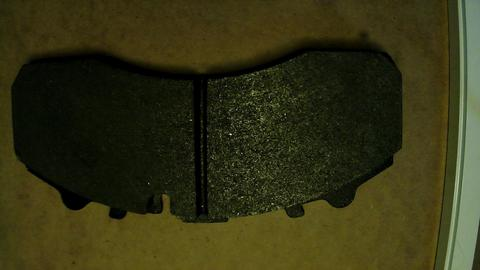
#> input picture project_balata_deformation_detection/dataset/26015/18.jpg, 480 x 270 px
$ python balata.py   (Python 2 division)
#> lines starting #> are read from the running program, lines starting #| are printed output that depends on the picture; after the words box and inside, x2 and y2 are one past the last pixel; in counts of white or black regions, pixels touching at a corner belong together
import cv2
import imutils
from scipy.spatial import distance as dist
from imutils import perspective
import numpy as np
from pylsd import lsd

def read_image(img_name):
#> called with img_name = 'dataset/26015/18.jpg'
    img = cv2.imread(img_name,1)
#> img is the input picture: shape (270, 480, 3); mean B, G, R 20.1, 50.2, 51.5
    if img is None:
        print ("file: '{}' could not read".format(img_name))
        return -1
    else:
        return img
def four_point_transform(image,pts):

    rect = perspective.order_points(pts)
    (tl,tr,br,bl) = rect

    # compute the width of the new image, which will be the
    # maximum distance between bottom-right and bottom-left
    # x-coordiates or the top-right and top-left x-coordinates
    widthA = np.sqrt(((br[0] - bl[0]) ** 2) + ((br[1] - bl[1]) ** 2))
    widthB = np.sqrt(((tr[0] - tl[0]) ** 2) + ((tr[1] - tl[1]) ** 2))
    maxWidth = max(int(widthA), int(widthB))

    # compute the height of the new image, which will be the
    # maximum distance between the top-right and bottom-right
    # y-coordinates or the top-left and bottom-left y-coordinates
    heightA = np.sqrt(((tr[0] - br[0]) ** 2) + ((tr[1] - br[1]) ** 2))
    heightB = np.sqrt(((tl[0] - bl[0]) ** 2) + ((tl[1] - bl[1]) ** 2))
    maxHeight = max(int(heightA), int(heightB))

    # in the top-left, top-right, bottom-right, and bottom-left
    # order
    dst = np.array([
    	[0, 0],
    	[maxWidth - 1, 0],
    	[maxWidth - 1, maxHeight - 1],
    	[0, maxHeight - 1]], dtype = "float32")

    # compute the perspective transform matrix
    M = cv2.getPerspectiveTransform(rect, dst)

    warped = cv2.warpPerspective(image, M, (maxWidth, maxHeight))

    # return the warped image
    return warped,M

if __name__ =='__main__':

    src = read_image("dataset/26015/18.jpg")
    img = cv2.cvtColor(src,cv2.COLOR_BGR2GRAY)
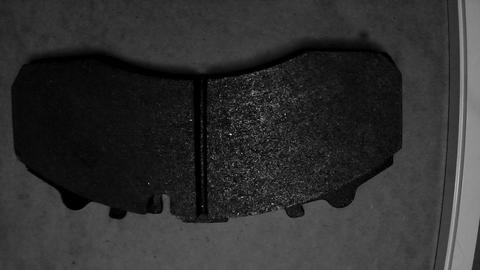
#> img: shape (270, 480); min 0, max 239, mean 47.1

    img = cv2.GaussianBlur(img, (5, 5), 0)

    edged = imutils.auto_canny(img)
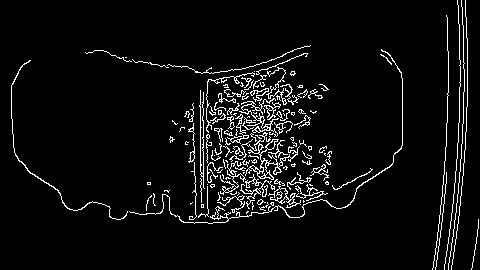
#> edged: shape (270, 480); 5.5% white in thin lines or dots
    edged = cv2.dilate(edged, None, iterations=1)
#> edged: shape (270, 480); 16.6% white; 15 white regions, largest, box (x1, y1, x2, y2) and area: (10, 48, 404, 225) 16122, (443, 0, 469, 270) 2550, (431, 14, 450, 270) 1078
    edged = cv2.erode(edged, None, iterations=1)
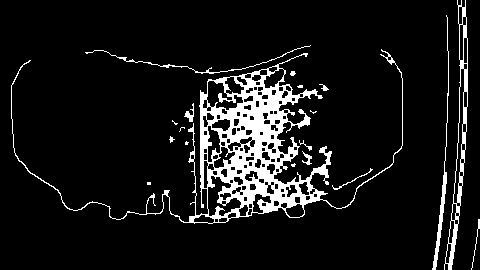
#> edged: shape (270, 480); 9.2% white; 19 white regions (7 under 20 px)

    # find contours in the edge map
    cnts = cv2.findContours(edged.copy(),  cv2.RETR_EXTERNAL, cv2.CHAIN_APPROX_SIMPLE)[1]
#> cnts = 19 contours, 12 with area under 20; largest, box (x1, y1, x2, y2) and area: (11, 49, 403, 224) 13445, (444, 0, 468, 270) 1916, (432, 15, 449, 270) 271, (85, 45, 311, 74) 61, (184, 103, 194, 122) 46, (302, 151, 312, 165) 34, (332, 168, 373, 190) 20
    cnts = sorted(cnts, key= cv2.contourArea, reverse= True)
    big = cnts[0]
#> big = contour of 1121 points, box (x1, y1, x2, y2) (11, 49, 403, 224), area 13445
    ## Center of Mass of max Area contour
    M = cv2.moments(big)
#> M = moments, m00 13445, centre m10/m00, m01/m00 = (248.5, 147.9)
    (cX, cY) = (int(M["m10"] / M["m00"]), int(M["m01"] / M["m00"]))
#> cX = 248; cY = 147

    box = cv2.minAreaRect(big)
#> box = ((207.8, 138.8), (392.1, 168.6), -1.79)
    box = cv2.boxPoints(box)
#> box = [[14.47, 229.2], [9.21, 60.62], [401.1, 48.37], [406.3, 216.9]]
    box = np.array(box, dtype="int")
#> box = [[14, 229], [9, 60], [401, 48], [406, 216]]
    box = perspective.order_points(box)
#> box = [[9, 60], [401, 48], [406, 216], [14, 229]]
    warped = four_point_transform(edged.copy(), box)[0]
#> in four_point_transform, `(tl,tr,br,bl) = rect`: tl = [9, 60]; tr = [401, 48]; br = [406, 216]; bl = [14, 229]
#> in four_point_transform, `widthA = np.sqrt(((br[0] - bl[0]) ** 2) + ((br[1] - bl[1]) ** 2))`: widthA = 392.2
#> in four_point_transform, `maxWidth = max(int(widthA), int(widthB))`: maxWidth = 392
#> in four_point_transform, `heightA = np.sqrt(((tr[0] - br[0]) ** 2) + ((tr[1] - br[1]) ** 2))`: heightA = 168.1
#> in four_point_transform, `heightB = np.sqrt(((tl[0] - bl[0]) ** 2) + ((tl[1] - bl[1]) ** 2))`: heightB = 169.1
#> in four_point_transform, `maxHeight = max(int(heightA), int(heightB))`: maxHeight = 169
#> in four_point_transform, `dst = np.array([ [0, 0], [maxWidth - 1, 0], [maxWidth - 1, maxHeight -..`: dst = [[0, 0], [391, 0], [391, 168], [0, 168]]
#> in four_point_transform, `M = cv2.getPerspectiveTransform(rect, dst)`: M = [[0.991, -0.0293, -7.16], [0.0304, 0.993, -59.86], [-1.51e-05, 8.94e-07, 1]]
#> in four_point_transform, `warped = cv2.warpPerspective(image, M, (maxWidth, maxHeight))`:
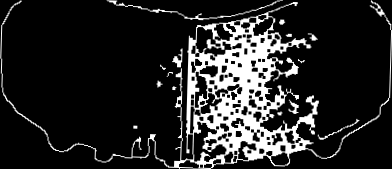
#> warped: shape (169, 392); min 0, max 255, mean 38.8
    srcWarped,H = four_point_transform(src.copy(), box)
#> in four_point_transform (call 2), `warped = cv2.warpPerspective(image, M, (maxWidth, maxHeight))`:
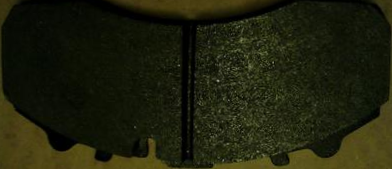
#> warped: shape (169, 392, 3); mean of channels 0, 1, 2 12.3, 32.4, 30.6; drawn as B, G, R
#> H has the same summary as M in four_point_transform

    centroid = [srcWarped.shape[1]/2,srcWarped.shape[0]/2]
#> centroid = [196, 84]
    ## Calculate Width
    i = int(centroid[1]-int(centroid[1]*20.0/100))
#> i = 68
    index = []
    for j in range(0,warped.shape[1]):
        if(warped[i][j] > 30):
            index.append(j)
#> after the loop, index = 72 values from 1 to 390

    bWidth = index[-1]-index[0]
#> bWidth = 389
    print "width of src:"+str(bWidth)
#| width of src:389

    # Calculate Height
    roi = srcWarped[:,int(centroid[0]-int(centroid[0]*20.0/100)):int(centroid[0]+int(centroid[0]*20.0/100))].copy()
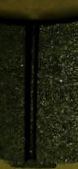
#> roi: shape (169, 78, 3); mean of channels 0, 1, 2 13.9, 32.6, 30.9; drawn as B, G, R
    roi = cv2.GaussianBlur(roi, (3, 3), 0)
    grayRoi = cv2.cvtColor(roi,cv2.COLOR_BGR2GRAY)
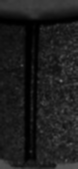
#> grayRoi: shape (169, 78); min 0, max 106, mean 30
#> (the run stopped early here; a loop or call above may not have finished)

$ run again, with project_balata_deformation_detection/dataset/26015/1.jpg copied over project_balata_deformation_detection/dataset/26015/18.jpg
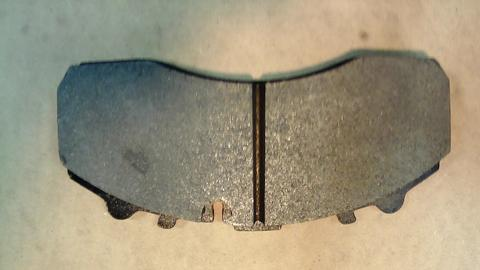
#> input picture project_balata_deformation_detection/dataset/26015/1.jpg, 480 x 270 px
#> in read_image, img is the input picture: shape (270, 480, 3); mean B, G, R 125.1, 147.8, 156.2
#> `edged = cv2.erode(edged, None, iterations=1)`:
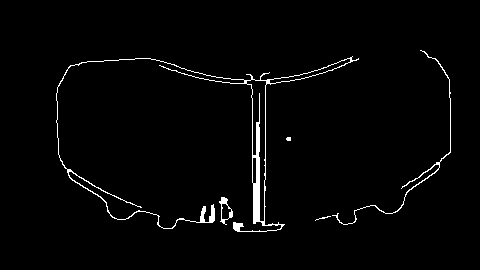
#> edged: shape (270, 480); 2.1% white; 5 white regions (1 under 20 px)
#> cnts = 5 contours, 2 with area under 20; largest, box (x1, y1, x2, y2) and area: (56, 56, 359, 232) 2524, (219, 197, 233, 225) 190, (332, 50, 451, 225) 108
#> big = contour of 774 points, box (x1, y1, x2, y2) (56, 56, 359, 232), area 2524
#> `M = cv2.moments(big)`: M = moments, m00 2524.5, centre m10/m00, m01/m00 = (256.3, 142)
#> cX = 256; cY = 141
#> `box = cv2.minAreaRect(big)`: box = ((207.5, 144.4), (302.6, 174.2), -0.528)
#> `box = cv2.boxPoints(box)`: box = [[57.02, 232.9], [55.42, 58.73], [358, 55.94], [359.6, 230.1]]
#> `box = np.array(box, dtype="int")`: box = [[57, 232], [55, 58], [357, 55], [359, 230]]
#> `box = perspective.order_points(box)`: box = [[55, 58], [357, 55], [359, 230], [57, 232]]
#> tl = [55, 58]; tr = [357, 55]; br = [359, 230]; bl = [57, 232]
#> widthA = 302
#> heightA = 175
#> heightB = 174
#> maxHeight = 175
#> dst = [[0, 0], [301, 0], [301, 174], [0, 174]]
#> in four_point_transform, `M = cv2.getPerspectiveTransform(rect, dst)`: M = [[1, -0.0115, -54.51], [0.00994, 1, -58.6], [1.9e-05, -4.37e-07, 1]]
#> warped: shape (175, 302, 3)
#> H has the same summary as M in four_point_transform
#> after the loop `for j in range(0,warped.shape[1]):`: index = [1, 2, 196, 200, 201, 202, 203, 208, 209]
#> bWidth = 208
#| width of src:208
#> `grayRoi = cv2.cvtColor(roi,cv2.COLOR_BGR2GRAY)`:
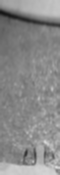
#> grayRoi: shape (175, 60); min 21, max 220, mean 138.3

$ run again, with project_balata_deformation_detection/dataset/26015/10.jpg copied over project_balata_deformation_detection/dataset/26015/18.jpg
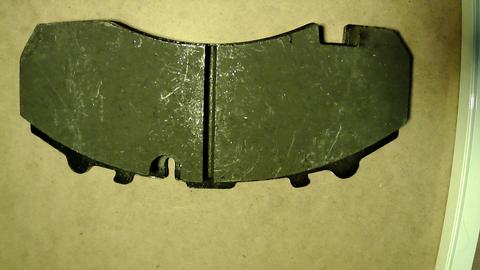
#> input picture project_balata_deformation_detection/dataset/26015/10.jpg, 480 x 270 px
#> in read_image, img is the input picture: shape (270, 480, 3); mean B, G, R 75.2, 132, 132
#> `edged = cv2.erode(edged, None, iterations=1)`:
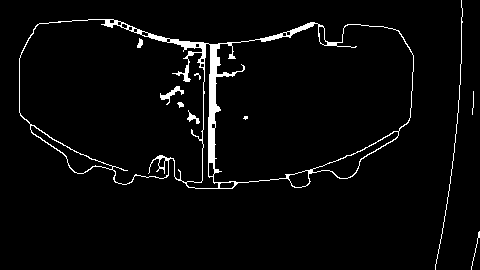
#> edged: shape (270, 480); 3.4% white; 10 white regions (2 under 20 px)
#> cnts = 4 contours, 3 with area under 20; largest, box (x1, y1, x2, y2) and area: (19, 19, 414, 189) 53764
#> big = contour of 406 points, box (x1, y1, x2, y2) (19, 19, 414, 189), area 53764
#> `M = cv2.moments(big)`: M = moments, m00 53763.5, centre m10/m00, m01/m00 = (214.6, 100.9)
#> cX = 214; cY = 100
#> `box = cv2.minAreaRect(big)`: box = ((215.4, 104.4), (167.8, 394.2), -89.14)
#> `box = cv2.boxPoints(box)`: box = [[411.2, 191.2], [17.1, 185.3], [19.6, 17.61], [413.7, 23.49]]
#> `box = np.array(box, dtype="int")`: box = [[411, 191], [17, 185], [19, 17], [413, 23]]
#> `box = perspective.order_points(box)`: box = [[19, 17], [413, 23], [411, 191], [17, 185]]
#> tl = [19, 17]; tr = [413, 23]; br = [411, 191]; bl = [17, 185]
#> widthA = 394
#> heightA = 168
#> dst = [[0, 0], [393, 0], [393, 167], [0, 167]]
#> in four_point_transform, `M = cv2.getPerspectiveTransform(rect, dst)`: M = [[0.997, 0.0119, -19.15], [-0.0151, 0.994, -16.61], [1.77e-19, 7.55e-19, 1]]
#> warped: shape (168, 394, 3)
#> H has the same summary as M in four_point_transform
#> after the loop `for j in range(0,warped.shape[1]):`: index = [0, 1, 155, 156, 157, 158, 159, 160, 161, 184, 185, 190, 191, 192, 193, 194, 195, 196, 197, 391, 392]
#> bWidth = 392
#| width of src:392
#> `grayRoi = cv2.cvtColor(roi,cv2.COLOR_BGR2GRAY)`:
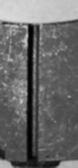
#> grayRoi: shape (168, 78); min 1, max 217, mean 105

$ run again, with project_balata_deformation_detection/dataset/26015/11.jpg copied over project_balata_deformation_detection/dataset/26015/18.jpg
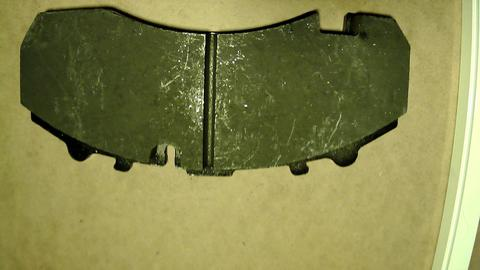
#> input picture project_balata_deformation_detection/dataset/26015/11.jpg, 480 x 270 px
#> in read_image, img is the input picture: shape (270, 480, 3); mean B, G, R 75.2, 131.6, 131.6
#> cnts = 2 contours, 1 with area under 20; largest, box (x1, y1, x2, y2) and area: (19, 5, 411, 177) 53357
#> big = contour of 417 points, box (x1, y1, x2, y2) (19, 5, 411, 177), area 53357
#> `M = cv2.moments(big)`: M = moments, m00 53357, centre m10/m00, m01/m00 = (213.7, 88.7)
#> cX = 213; cY = 88
#> `box = cv2.minAreaRect(big)`: box = ((213.9, 91.58), (169, 390.8), -88.89)
#> `box = cv2.boxPoints(box)`: box = [[407.6, 179.8], [16.91, 172.3], [20.17, 3.32], [410.9, 10.87]]
#> `box = np.array(box, dtype="int")`: box = [[407, 179], [16, 172], [20, 3], [410, 10]]
#> `box = perspective.order_points(box)`: box = [[20, 3], [410, 10], [407, 179], [16, 172]]
#> tl = [20, 3]; tr = [410, 10]; br = [407, 179]; bl = [16, 172]
#> widthA = 391.1
#> widthB = 390.1
#> maxWidth = 391
#> heightA = 169
#> dst = [[0, 0], [390, 0], [390, 168], [0, 168]]
#> in four_point_transform, `M = cv2.getPerspectiveTransform(rect, dst)`: M = [[1, 0.0237, -20.06], [-0.0179, 0.996, -2.63], [-5.44e-07, 1.52e-05, 1]]
#> warped: shape (169, 391, 3)
#> H has the same summary as M in four_point_transform
#> after the loop `for j in range(0,warped.shape[1]):`: index = [1, 2, 184, 185, 186, 190, 191, 192, 193, 194, 195, 196, 197, 390]
#> bWidth = 389
#| width of src:389
#> `grayRoi = cv2.cvtColor(roi,cv2.COLOR_BGR2GRAY)`:
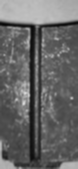
#> grayRoi: shape (169, 78); min 6, max 216, mean 102.8
